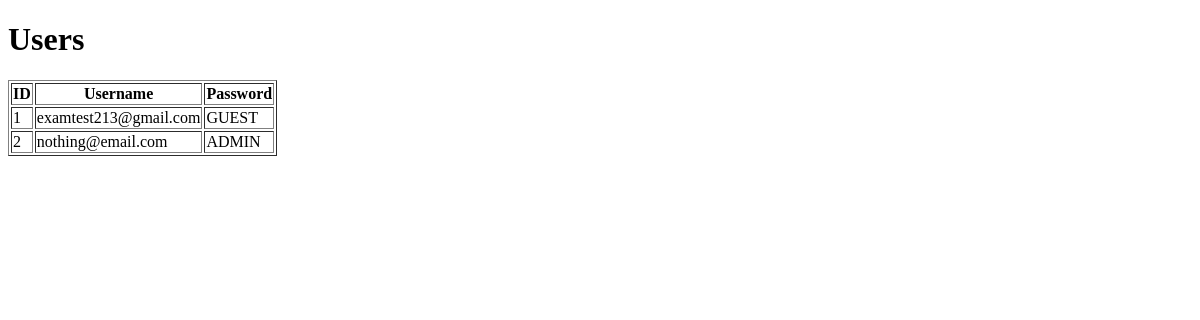
The app's page /users, older data.
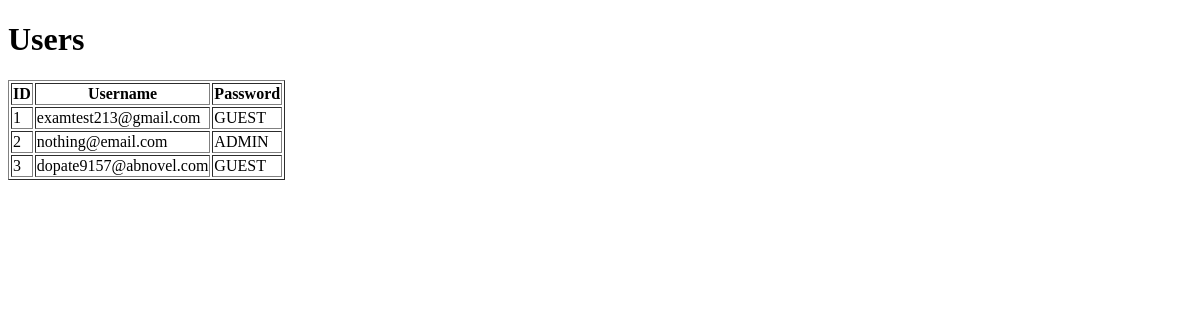
The same page, newer data.
### tables this page shows
CREATE TABLE users (
                        id INTEGER PRIMARY KEY AUTOINCREMENT,
                        username TEXT UNIQUE NOT NULL,
                        password TEXT NOT NULL,
                        devices TEXT NULL,
                        role TEXT NOT NULL DEFAULT 'GUEST'
                        );

### app.py (the view)
@app.route('/users')
def view_users():
    users = database.get_all_users()
    return render_template('users.html', users=users)

### database.py (called while the page is built)
def get_connection():
    return sqlite3.connect('iot_devices.db')

def get_all_users():
    conn = get_connection()
    cursor = conn.cursor()
    cursor.execute('SELECT id, username, role FROM users')
    users = cursor.fetchall()
    conn.close()
    return users

### templates/users.html (shortened to what this page needs)
<!DOCTYPE html>
<html lang="en">
<head>
</head>
<body>
    <h1>Users</h1>
    <table border="1">
        <tr>
            <th>ID</th>
            <th>Username</th>
            <th>Password</th>
        </tr>
        {% for user in users %}
        <tr>
            <td>{{ user[0] }}</td>
            <td>{{ user[1] }}</td>
            <td>{{ user[2] }}</td>
        </tr>
        {% endfor %}
    </table>
</body>
</html>

Row changes from the older to the newer data that the page shows:
added users: id "3", username "dopate9157@abnovel.com", role "GUEST"
